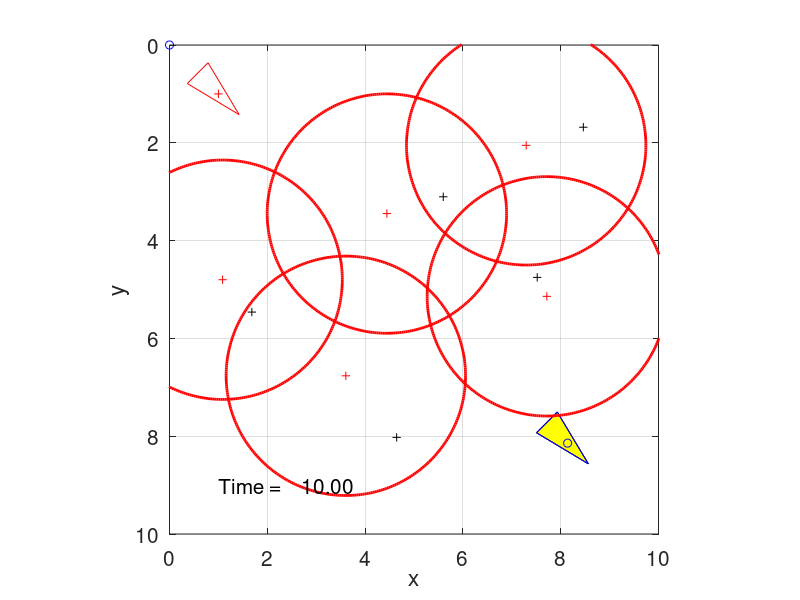

MATLAB code to generate this figure:
%==========================================================================
% ME 652, Spring 2020
% Course instructor: Jinwhan Kim
%==========================================================================

function [] = SLAM_skeleton()
randn('seed',1);
DTR = pi/180;   % degree to radian

% true initial condition
x = [1; 1; 45*DTR; 1;   % x, y, psi, V
     4.6454;  8.0242;   % landmark 1 (x1,y1)
     7.5198;  4.7523;   % landmark 2 (x2,y2)
     1.6836;  5.4618;   % landmark 3 (x3,y3)
     5.5984;  3.1042;   % landmark 4 (x4,y4)
     8.4626;  1.6814];  % landmark 5 (x5,y5)

% initial error covariance
Phat = eye(14);
Phat(1,1) = 0;
Phat(2,2) = 0;

% process noise
Qe = zeros(14,14);

% measurement noise
Re = eye(12);
Re(1,1) = (3*DTR)^2;
Re(2,2) = 0.2^2;
for i=1:5
    Re(i*2+1,i*2+1) = (3*DTR)^2;
    Re(i*2+2,i*2+2) = 0.2^2;
end

% initial estimate
xhat = x;
xhat(5:14) = x(5:14) + sqrt(Phat(5:14,5:14))*randn(10,1);

figure;
set(gcf,'position',[100 100 500 500])

dt = 0.1;   % simulation time step
for t=0:dt:10
    x = propagate_x(x,dt);  % true state propagation    
% -------------------------------------------------------------------------    
%    Implement the following functions
% -------------------------------------------------------------------------    
%    z = generate_z(x);      % generate bearing and range measurements
%    [xhat,Phat] = EKF_propagate(xhat,Phat,Qe,dt);  % state propagation
%    [xhat,Phat] = EKF_update(xhat,z,Phat,Re,dt);   % measurement update
% -------------------------------------------------------------------------    
    clf
    show_data(t,x,xhat,Phat);
    drawnow;
end


% state propagation
%------------------------------------------------------------
function x = propagate_x(x,dt)
xdot = zeros(14,1);
xdot(1) = x(4)*cos(x(3));   % xdot
xdot(2) = x(4)*sin(x(3));   % ydot
xdot(3) = 0;    % yaw rate
xdot(4) = 0;    % speed
x = x + xdot*dt;    % time integration (Euler scheme)


% show data
%------------------------------------------------------------
function show_data(t,x,xhat,Phat)
hold on

L = 0.6; % vehicle length
B = 0.3;	% vehicle breadth
objx = L*[1 -1 -1 1]';
objy = B*[0,1,-1,0]';

posx = x(1) + objx*cos(x(3))-objy*sin(x(3));
posy = x(2) + objx*sin(x(3))+objy*cos(x(3));
fill(posx,posy,'y');    
plot(posx,posy,'b');

posx = xhat(1) + objx*cos(xhat(3))-objy*sin(xhat(3));
posy = xhat(2) + objx*sin(xhat(3))+objy*cos(xhat(3));
plot(posx,posy,'r');

plot(0,0,'bo',x(1),x(2),'bo',xhat(1),xhat(2),'r+');
meanval = [xhat(1),xhat(2)];
sigma_u = Phat(1:2,1:2);

confidence = 0.95;  % confidence level
alpha = chi2inv(confidence,2);  
plot2Dellipse(alpha,meanval,sigma_u,'r');

for i=1:5
    plot(xhat(i*2+3),xhat(i*2+4),'r+',x(i*2+3),x(i*2+4),'k+');    
    meanval = [xhat(i*2+3),xhat(i*2+4)];
    sigma_u = Phat(i*2+3:i*2+4,i*2+3:i*2+4);
    plot2Dellipse(alpha,meanval,sigma_u,'r');
end

s = sprintf('Time = %8.2f',t);
text(1,9,s,'fontsize',15);
xlabel('x','fontsize',15), ylabel('y','fontsize',15);
set(gca,'fontsize',15,'PlotBoxAspectRatio',[500 500 100]);
set(gca, 'Ydir','reverse');
axis([0 10 0 10]); 
grid on; box on;

% draw a confidence ellipse
%------------------------------------------------------------
function [] = plot2Dellipse(alpha,meanval,sigma,color)
[V,D] = eig(sigma);

a = sqrt(alpha*D(1,1));
b = sqrt(alpha*D(2,2));

ang1 = atan2(V(2,1),V(1,1));

theta = (0:360)/180*pi;
x = a*cos(theta);
y = b*sin(theta);
xn = x*cos(ang1)-y*sin(ang1)+meanval(1);
yn = x*sin(ang1)+y*cos(ang1)+meanval(2);

plot(xn,yn,color,'LineWidth',2);